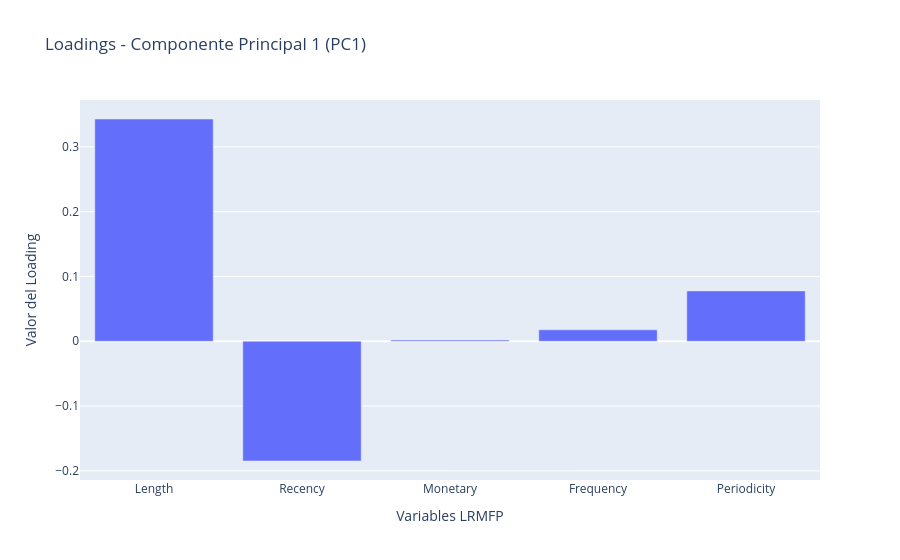
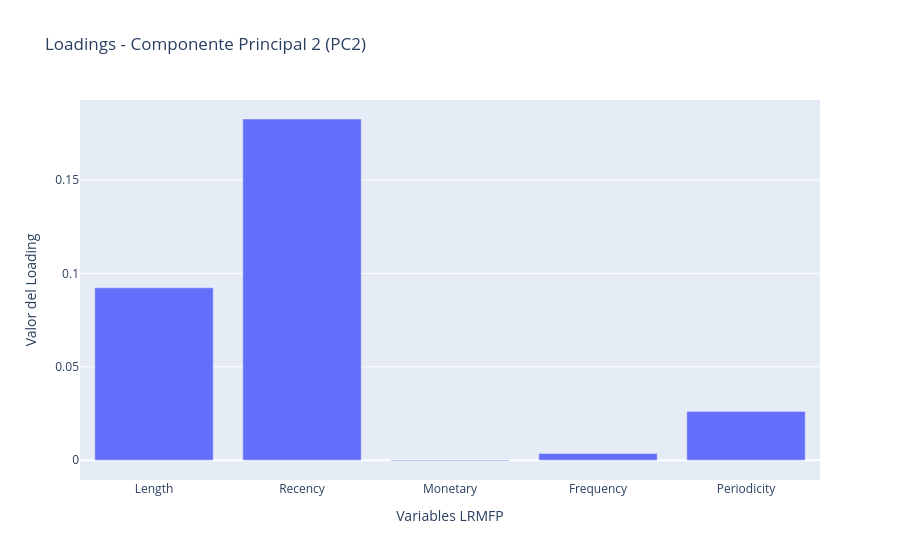

The code cell stored with these charts, in order, in its notebook:
### Markdown cell above
### 1.3.3 Análisis de los Loadings de PCA [0.5 puntos]
Antes de continuar con la etapa de clustering, analice los *loadings* (pesos o coeficientes) de las componentes principales obtenidas con PCA. 

Utilice el siguiente tutorial para visualizarlos: https://plotly.com/python/pca-visualization/

- Calcule y reporte los *loadings* de las dos primeras componentes principales.
- Interprete qué características (**LRMFP**) son más relevantes en cada componente.
- Visualice los *loadings* usando un gráfico de barras para cada componente.

### Code cell
# para ver dentro del pipeline
pca = pipeline_pca.named_steps["pca"]

# calculamos los loadings
loadings = pca.components_.T * np.sqrt(pca.explained_variance_)

loadings_df = pd.DataFrame(loadings, columns=["PC1", "PC2"], index=cols)

display(loadings_df)

# grafico de barras para cada componente

# PC1
fig_pc1 = px.bar(
    x=loadings_df.index,
    y=loadings_df["PC1"],
    title="Loadings - Componente Principal 1 (PC1)",
    labels={"x": "Variables LRMFP", "y": "Valor del Loading"},
)
fig_pc1.show()

# PC2
fig_pc2 = px.bar(
    x=loadings_df.index,
    y=loadings_df["PC2"],
    title="Loadings - Componente Principal 2 (PC2)",
    labels={"x": "Variables LRMFP", "y": "Valor del Loading"},
)
fig_pc2.show()

### Figure 1 — Plotly figure (JSON) as saved in the notebook; plotly's stock layout.template omitted (floating-point values rounded to 4 significant figures)
{"data": [{"hovertemplate": "Variables LRMFP=%{x}<br>Valor del Loading=%{y}<extra></extra>", "legendgroup": "", "marker": {"color": "#636efa", "pattern": {"shape": ""}}, "name": "", "orientation": "v", "showlegend": false, "textposition": "auto", "type": "bar", "x": ["Length", "Recency", "Monetary", "Frequency", "Periodicity"], "xaxis": "x", "y": [0.3431, -0.1848, 0.00182, 0.01771, 0.07778], "yaxis": "y"}], "layout": {"barmode": "relative", "legend": {"tracegroupgap": 0}, "title": {"text": "Loadings - Componente Principal 1 (PC1)"}, "xaxis": {"anchor": "y", "domain": [0, 1], "title": {"text": "Variables LRMFP"}}, "yaxis": {"anchor": "x", "domain": [0, 1], "title": {"text": "Valor del Loading"}}}}

### Figure 2 — Plotly figure (JSON) as saved in the notebook; plotly's stock layout.template omitted (floating-point values rounded to 4 significant figures)
{"data": [{"hovertemplate": "Variables LRMFP=%{x}<br>Valor del Loading=%{y}<extra></extra>", "legendgroup": "", "marker": {"color": "#636efa", "pattern": {"shape": ""}}, "name": "", "orientation": "v", "showlegend": false, "textposition": "auto", "type": "bar", "x": ["Length", "Recency", "Monetary", "Frequency", "Periodicity"], "xaxis": "x", "y": [0.09233, 0.1827, -0.0004469, 0.003567, 0.02612], "yaxis": "y"}], "layout": {"barmode": "relative", "legend": {"tracegroupgap": 0}, "title": {"text": "Loadings - Componente Principal 2 (PC2)"}, "xaxis": {"anchor": "y", "domain": [0, 1], "title": {"text": "Variables LRMFP"}}, "yaxis": {"anchor": "x", "domain": [0, 1], "title": {"text": "Valor del Loading"}}}}
